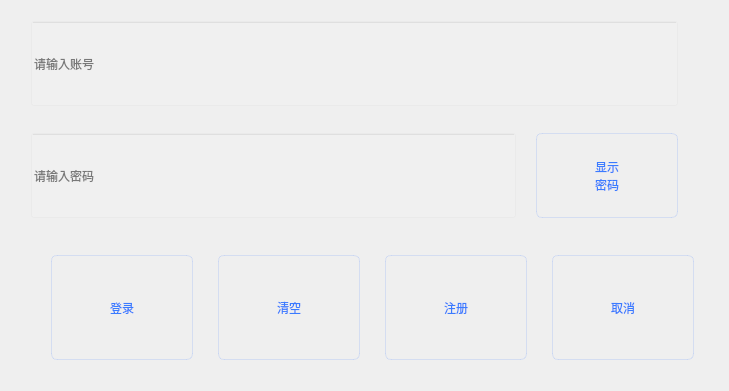
<?xml version="1.0" encoding="UTF-8"?>
<ui version="4.0">
 <class>login</class>
 <widget class="QWidget" name="login">
  <property name="geometry">
   <rect>
    <x>0</x>
    <y>0</y>
    <width>729</width>
    <height>391</height>
   </rect>
  </property>
  <property name="minimumSize">
   <size>
    <width>600</width>
    <height>350</height>
   </size>
  </property>
  <property name="windowTitle">
   <string>登录页面</string>
  </property>
  <property name="windowOpacity">
   <double>1.000000000000000</double>
  </property>
  <property name="autoFillBackground">
   <bool>false</bool>
  </property>
  <property name="styleSheet">
   <string notr="true"/>
  </property>
  <layout class="QHBoxLayout" name="horizontalLayout_7">
   <property name="spacing">
    <number>0</number>
   </property>
   <property name="leftMargin">
    <number>0</number>
   </property>
   <property name="topMargin">
    <number>0</number>
   </property>
   <property name="rightMargin">
    <number>0</number>
   </property>
   <property name="bottomMargin">
    <number>0</number>
   </property>
   <item>
    <widget class="QWidget" name="widget" native="true">
     <property name="styleSheet">
      <string notr="true">#widget{border-image: url(:/Pictures/login.jpg);}

QLineEdit {
	font: 12pt &quot;Microsoft YaHei UI&quot;; 
	background: rgba(255,255,255,0.08);
    border-color: rgba(58,123,255,0.3);
}

QLineEdit:hover {
	font: 12pt &quot;Microsoft YaHei UI&quot;;
	background: rgba(255,255,255,1);
    border-color: rgba(58,123,255,1);
}

QPushButton {
    background: qlineargradient(x1:0, y1:0, x2:0, y2:1,
        stop:0 #F8FAFF, stop:1 #EFF2F7);
    border: 1px solid rgba(58,123,255,0.15);
    border-radius: 6px;
    color: #3A7BFF;
    font: 500 22px &quot;微软雅黑&quot;;
    padding: 10px 24px;
    min-width: 92px;
}

QPushButton:hover {
    background: rgba(58,123,255,0.08);
    border-color: rgba(58,123,255,0.3);
}

QPushButton:pressed {
    background: rgba(58,123,255,0.15);
}</string>
     </property>
     <layout class="QVBoxLayout" name="verticalLayout_4" stretch="3,2">
      <property name="spacing">
       <number>7</number>
      </property>
      <property name="leftMargin">
       <number>11</number>
      </property>
      <property name="topMargin">
       <number>11</number>
      </property>
      <property name="rightMargin">
       <number>11</number>
      </property>
      <property name="bottomMargin">
       <number>11</number>
      </property>
      <item>
       <layout class="QHBoxLayout" name="horizontalLayout_4" stretch="6">
        <property name="rightMargin">
         <number>20</number>
        </property>
        <item>
         <layout class="QVBoxLayout" name="verticalLayout" stretch="1,1">
          <item>
           <layout class="QHBoxLayout" name="horizontalLayout" stretch="4">
            <property name="spacing">
             <number>20</number>
            </property>
            <property name="leftMargin">
             <number>20</number>
            </property>
            <property name="topMargin">
             <number>10</number>
            </property>
            <property name="rightMargin">
             <number>20</number>
            </property>
            <property name="bottomMargin">
             <number>10</number>
            </property>
            <item>
             <widget class="QLineEdit" name="li_account">
              <property name="sizePolicy">
               <sizepolicy hsizetype="Preferred" vsizetype="Preferred">
                <horstretch>0</horstretch>
                <verstretch>0</verstretch>
               </sizepolicy>
              </property>
              <property name="placeholderText">
               <string>请输入账号</string>
              </property>
             </widget>
            </item>
           </layout>
          </item>
          <item>
           <layout class="QHBoxLayout" name="horizontalLayout_2" stretch="4,0">
            <property name="spacing">
             <number>20</number>
            </property>
            <property name="leftMargin">
             <number>20</number>
            </property>
            <property name="topMargin">
             <number>10</number>
            </property>
            <property name="rightMargin">
             <number>20</number>
            </property>
            <property name="bottomMargin">
             <number>10</number>
            </property>
            <item>
             <widget class="QLineEdit" name="li_password">
              <property name="sizePolicy">
               <sizepolicy hsizetype="Preferred" vsizetype="Preferred">
                <horstretch>0</horstretch>
                <verstretch>0</verstretch>
               </sizepolicy>
              </property>
              <property name="echoMode">
               <enum>QLineEdit::EchoMode::Password</enum>
              </property>
              <property name="placeholderText">
               <string>请输入密码</string>
              </property>
             </widget>
            </item>
            <item>
             <widget class="QPushButton" name="btn_show_p">
              <property name="sizePolicy">
               <sizepolicy hsizetype="Preferred" vsizetype="Preferred">
                <horstretch>0</horstretch>
                <verstretch>0</verstretch>
               </sizepolicy>
              </property>
              <property name="text">
               <string>显示
密码</string>
              </property>
             </widget>
            </item>
           </layout>
          </item>
         </layout>
        </item>
       </layout>
      </item>
      <item>
       <layout class="QHBoxLayout" name="horizontalLayout_5">
        <property name="spacing">
         <number>40</number>
        </property>
        <property name="leftMargin">
         <number>40</number>
        </property>
        <property name="topMargin">
         <number>20</number>
        </property>
        <property name="rightMargin">
         <number>40</number>
        </property>
        <property name="bottomMargin">
         <number>20</number>
        </property>
        <item>
         <widget class="QPushButton" name="btn_log">
          <property name="sizePolicy">
           <sizepolicy hsizetype="Preferred" vsizetype="Preferred">
            <horstretch>0</horstretch>
            <verstretch>0</verstretch>
           </sizepolicy>
          </property>
          <property name="text">
           <string>登录</string>
          </property>
         </widget>
        </item>
        <item>
         <widget class="QPushButton" name="btn_clear">
          <property name="sizePolicy">
           <sizepolicy hsizetype="Preferred" vsizetype="Preferred">
            <horstretch>0</horstretch>
            <verstretch>0</verstretch>
           </sizepolicy>
          </property>
          <property name="text">
           <string>清空</string>
          </property>
         </widget>
        </item>
        <item>
         <widget class="QPushButton" name="btn_regist">
          <property name="sizePolicy">
           <sizepolicy hsizetype="Preferred" vsizetype="Preferred">
            <horstretch>0</horstretch>
            <verstretch>0</verstretch>
           </sizepolicy>
          </property>
          <property name="text">
           <string>注册</string>
          </property>
         </widget>
        </item>
        <item>
         <widget class="QPushButton" name="btn_cancel">
          <property name="sizePolicy">
           <sizepolicy hsizetype="Preferred" vsizetype="Preferred">
            <horstretch>0</horstretch>
            <verstretch>0</verstretch>
           </sizepolicy>
          </property>
          <property name="focusPolicy">
           <enum>Qt::FocusPolicy::StrongFocus</enum>
          </property>
          <property name="layoutDirection">
           <enum>Qt::LayoutDirection::LeftToRight</enum>
          </property>
          <property name="text">
           <string>取消</string>
          </property>
         </widget>
        </item>
       </layout>
      </item>
     </layout>
    </widget>
   </item>
  </layout>
 </widget>
 <resources/>
 <connections/>
</ui>
